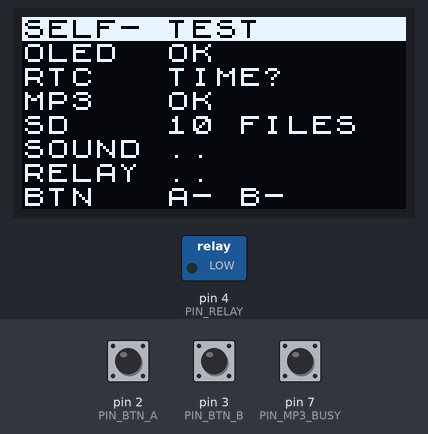
The sketch below on a simulated Arduino Uno, built with avr-gcc and run on an emulated ATmega328P. Parts: 128×64 one-colour display, switched loads named in the sketch (green lamp = pin HIGH). Dashed ring = blinking. The inputs (shaded band) are chosen by the test bench; at power-on: pin 2 (PIN_BTN_A) HIGH, pin 3 (PIN_BTN_B) HIGH, pin 7 (PIN_MP3_BUSY) HIGH. The local clock reads 2024-03-15 10:24:30 at power-on unless the sketch sets it; the audio player accepts every command and is not drawn; what the sketch prints to the serial monitor is not drawn.

Above: at 3.5 s.
3.6 s: pin 2 (PIN_BTN_A) pulled LOW for 0.15 s
At 5.2 s:
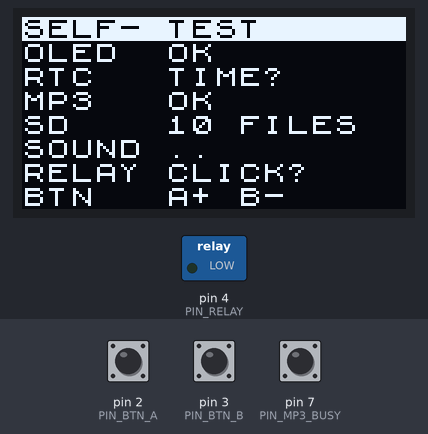
6.7 s: pin 3 (PIN_BTN_B) pulled LOW for 0.15 s
At 8.1 s:
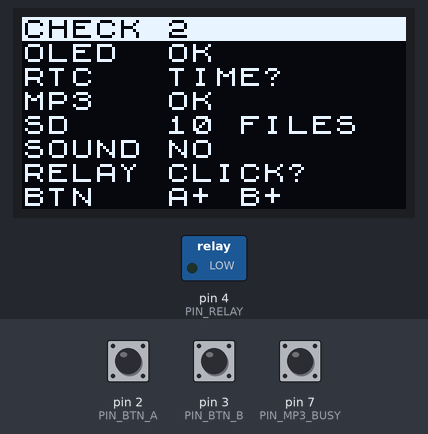
9.8 s: pin 7 (PIN_MP3_BUSY) pulled LOW for 0.15 s
At 11.5 s:
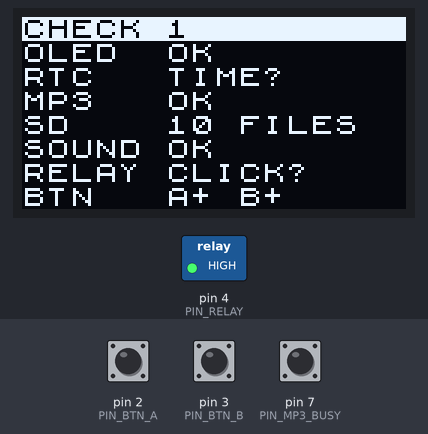
11.9 s: pin 2 (PIN_BTN_A) pulled LOW for 1 s
At 13.2 s:
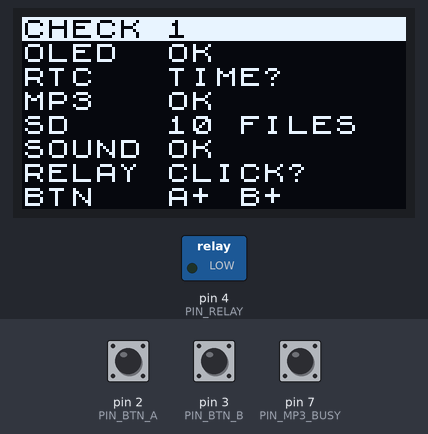
15.7 s: pin 3 (PIN_BTN_B) pulled LOW for 1 s
At 17.0 s:
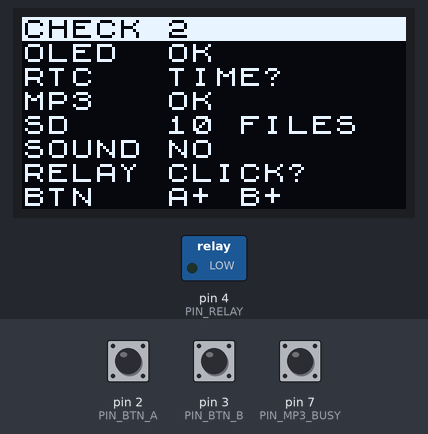
17.3 s: pin 7 (PIN_MP3_BUSY) pulled LOW for 1 s
At 18.69 s:
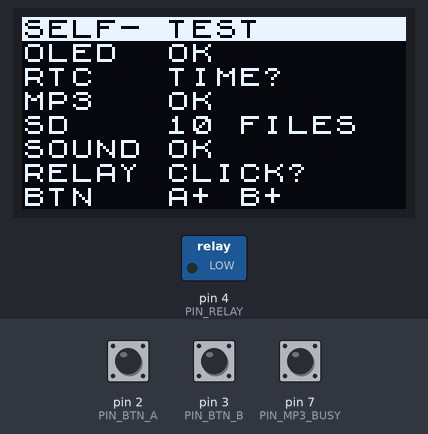
Timing chart, 0 to 20.3 s (numbered marks = the images above; inputs shaded):
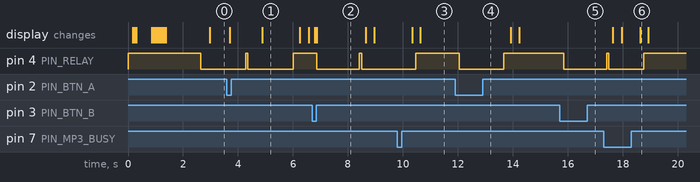

Measured:
- after the input at 3.6 s, the display: first changes after 0.09 s (image 1 shows a later state)
- after the input at 6.7 s, pin 4 (PIN_RELAY): HIGH → LOW after 0.16 s, → HIGH 1.6 s later, → LOW 0.08 s later; the display: first changes after 0.10 s (image 2 shows a later state)
- after the input at 9.8 s, pin 4 (PIN_RELAY): LOW → HIGH after 0.67 s instead of 0.35 s
- after the input at 11.9 s, pin 4 (PIN_RELAY): HIGH → LOW after 0.16 s, → HIGH 1.6 s later
- after the input at 15.7 s, pin 4 (PIN_RELAY): HIGH → LOW after 0.16 s
- what the display in image 1 shows lasts 1.4 s, from 4.9 s to 6.3 s
- what the display in image 2 shows lasts 1.7 s, from 6.9 s to 8.6 s

The sketch:

sketch.ino
```cpp
// Урок 5 — Збери в корпус 🧱  · Скетч «САМОПЕРЕВІРКА»
// Arduino Uno + DFPlayer Mini + DS3231 + OLED SSD1306 + дві кнопки + модуль реле.
//
// Навіщо: ми перепаяли всі дроти й заховали плату в коробку. Тепер треба швидко
// дізнатися, ЩО саме працює, а що ні, і не розбирати коробку навмання.
// Скетч по черзі перевіряє кожен модуль і пише результат на екран і в Serial Monitor.
//
// ⚠ Це ОКРЕМА прошивка для перевірки. Після тесту залийте назад робочий скетч
//   уроку 4 (../../lesson-04-wake-the-amp/sketch). EEPROM цей скетч НЕ чіпає,
//   тому ваш розклад (хвилина мовчання, цитата дня) залишиться на місці.
//
// Схема та сама, що в уроці 4:
//   DFPlayer TX → D10, RX ← 1 кОм ← D11, BUSY → D7 (LOW = трек грає)
//   DS3231 і OLED: SDA → A4, SCL → A5 (годинник 0x68, дисплей 0x3C)
//   Кнопка A «+» → D2 і GND,  кнопка B «→» → D3 і GND (INPUT_PULLUP)
//   Модуль реле: IN → D4 (наш модуль вмикається рівнем LOW)
//
// Бібліотеки: DFRobotDFPlayerMini, RTClib (Adafruit), U8g2 — ті самі, що в уроці 4.
//
// Що на екрані (8 рядків по 16 знаків; кирилиці у шрифті U8x8 немає, тому латиниця):
//   SELF-TEST         ← заголовок; наприкінці «ALL OK :)» або «CHECK  n»
//   OLED  OK          ← якщо ви це читаєте, дисплей живий 🙂
//   RTC   12:41:07    ← годинник відповідає і цокає | NO — не відповідає | TIME? — час збився
//   MP3   OK          ← DFPlayer відповів | NO — модуль або SD не відповідає
//   SD    12 FILES    ← скільки файлів на карті | EMPTY — карта порожня
//   SOUND OK          ← BUSY став LOW: трек СПРАВДІ грає | NO — не підтвердилось
//   RELAY CLICK?      ← реле смикнули; чи клацнуло — перевіряєте ВИ (вухом і світлодіодом)
//   BTN   A- B-       ← натисніть кожну кнопку: стане A+ B+ | STUCK — кнопка «залипла»
//
// Кнопки під час тесту:
//   A      — позначити кнопку A і ще раз програти звук;
//   B      — позначити кнопку B і ще раз клацнути реле;
//   A + B  — пройти весь тест спочатку.
//
// Правила чесності (з попередніх уроків):
//   * SOUND OK — лише після підтвердження BUSY = LOW. Немає підтвердження — NO.
//   * Реле не повідомляє, чи воно справді клацнуло. Тому CLICK?, а не OK.
//   * Усі очікування — на millis(), без delay(): кнопки відповідають завжди.

#include <Wire.h>
#include <SoftwareSerial.h>
#include <RTClib.h>
#include <DFRobotDFPlayerMini.h>
#include <U8x8lib.h>

// --- Піни (ті самі, що в уроці 4) ---
const uint8_t PIN_MP3_RX = 10;
const uint8_t PIN_MP3_TX = 11;
const uint8_t PIN_MP3_BUSY = 7;
const uint8_t PIN_BTN_A = 2;
const uint8_t PIN_BTN_B = 3;
const uint8_t PIN_RELAY = 4;
const bool RELAY_ACTIVE_LOW = true;  // як в уроці 4: LOW на D4 = реле УВІМК

const uint8_t RTC_I2C_ADDRESS = 0x68;
const uint8_t OLED_I2C_ADDRESS = 0x3C;

// --- Налаштування тесту ---
const uint8_t VOLUME = 18;                          // 0..30, трохи тихіше, ніж у робочому скетчі
const uint16_t TEST_TRACK = 7;                      // перша цитата дня (гімн для тесту не вмикаємо)
const unsigned long RELAY_CLICK_MS = 1500;          // скільки тримаємо реле, щоб почути «клац-клац»
const unsigned long RTC_TICK_WAIT_MS = 1200;        // за цей час секунди годинника мають змінитися
const unsigned long PLAY_CONFIRM_TIMEOUT_MS = 1500; // скільки чекаємо BUSY = LOW
const unsigned long SOUND_MS = 4000;                // скільки грає тестовий звук
const unsigned long DEBOUNCE_MS = 30;
const uint16_t MIN_VALID_YEAR = 2025;

// Якщо екран показує «сміття» або картинка зсунута на 2 пікселі — можливо,
// на вашому модулі контролер SH1106, а не SSD1306. Тоді замініть рядок нижче на:
//   U8X8_SH1106_128X64_NONAME_HW_I2C oled(U8X8_PIN_NONE);
U8X8_SSD1306_128X64_NONAME_HW_I2C oled(U8X8_PIN_NONE);
SoftwareSerial mp3Serial(PIN_MP3_RX, PIN_MP3_TX);
DFRobotDFPlayerMini player;
RTC_DS3231 rtc;

// Рядки екрана
enum Row { ROW_TITLE, ROW_OLED, ROW_RTC, ROW_MP3, ROW_SD, ROW_SOUND, ROW_RELAY, ROW_BTN };

// Результат однієї перевірки
enum Result : uint8_t { R_WAIT, R_OK, R_FAIL, R_ASK };

// Кроки тесту — простий автомат станів (як меню в уроці 3)
enum Step : uint8_t {
  STEP_RTC_FIRST,   // читаємо годинник уперше
  STEP_RTC_TICK,    // чекаємо, чи змінилися секунди
  STEP_RELAY_ON,    // реле увімкнули, тримаємо
  STEP_SOUND_WAIT,  // попросили трек, чекаємо BUSY = LOW
  STEP_SOUND_PLAY,  // звук іде, даємо послухати
  STEP_DONE
};

Step step = STEP_DONE;
unsigned long stepAt = 0;

bool displayOk = false;
bool playerOk = false;
int fileCount = -1;
uint8_t firstSecond = 0;
Result resRtc = R_WAIT, resMp3 = R_WAIT, resSound = R_WAIT, resRelay = R_WAIT;
bool rtcTimeBad = false;
bool btnSeen[2] = { false, false };
bool btnStuck[2] = { false, false };

struct Button {
  uint8_t pin;
  bool pressed;
  bool raw;
  unsigned long changedAt;
};
Button btnA = { PIN_BTN_A, false, false, 0 };
Button btnB = { PIN_BTN_B, false, false, 0 };
bool bothHandled = false;

// ---------------------------------------------------------------------------
// Дрібні помічники

bool i2cResponds(uint8_t address) {
  Wire.beginTransmission(address);
  return Wire.endTransmission() == 0;
}

void writeRelay(bool on) {
  digitalWrite(PIN_RELAY, on != RELAY_ACTIVE_LOW ? HIGH : LOW);
}

bool busyPlaying() {
  return digitalRead(PIN_MP3_BUSY) == LOW;
}

// Рядок екрана: назва (6 знаків) + значення. Інші знаки затираємо пробілами.
void showRow(uint8_t row, const __FlashStringHelper *label, const char *value) {
  if (!displayOk) return;
  char line[17];
  char lbl[7];
  strncpy_P(lbl, (const char *)label, sizeof(lbl));
  lbl[6] = '\0';
  snprintf(line, sizeof(line), "%-6s%-10s", lbl, value);
  oled.setInverseFont(row == ROW_TITLE);
  oled.drawString(0, row, line);
  oled.setInverseFont(0);
}

const char *resultText(Result r) {
  switch (r) {
    case R_OK: return "OK";
    case R_FAIL: return "NO";
    case R_ASK: return "CLICK?";
    default: return "..";
  }
}

// ---------------------------------------------------------------------------
// Екран

void drawTitle() {
  if (step != STEP_DONE) {
    showRow(ROW_TITLE, F("SELF-"), "TEST");
    return;
  }
  // Скільки перевірок ще не зелені?
  uint8_t bad = 0;
  if (resRtc != R_OK) bad++;
  if (resMp3 != R_OK) bad++;
  if (resSound != R_OK) bad++;
  if (!btnSeen[0] || !btnSeen[1] || btnStuck[0] || btnStuck[1]) bad++;
  char v[11];
  if (bad == 0) {
    showRow(ROW_TITLE, F("ALL"), "OK :)");
  } else {
    snprintf(v, sizeof(v), "%u", bad);
    showRow(ROW_TITLE, F("CHECK"), v);
  }
}

void drawRtc() {
  if (resRtc == R_FAIL && rtcTimeBad) {
    showRow(ROW_RTC, F("RTC"), "TIME?");
  } else if (resRtc == R_OK) {
    DateTime now = rtc.now();
    char v[11];
    snprintf(v, sizeof(v), "%02u:%02u:%02u", now.hour(), now.minute(), now.second());
    showRow(ROW_RTC, F("RTC"), v);
  } else {
    showRow(ROW_RTC, F("RTC"), resultText(resRtc));
  }
}

void drawSd() {
  char v[11];
  if (!playerOk) {
    showRow(ROW_SD, F("SD"), "--");
  } else if (fileCount <= 0) {
    showRow(ROW_SD, F("SD"), fileCount == 0 ? "EMPTY" : "?");
  } else {
    snprintf(v, sizeof(v), "%d FILES", fileCount);
    showRow(ROW_SD, F("SD"), v);
  }
}

void drawButtons() {
  char v[11];
  for (uint8_t i = 0; i < 2; i++) {
    if (btnStuck[i]) {
      snprintf(v, sizeof(v), "%c STUCK", i == 0 ? 'A' : 'B');
      showRow(ROW_BTN, F("BTN"), v);
      return;
    }
  }
  snprintf(v, sizeof(v), "A%c B%c", btnSeen[0] ? '+' : '-', btnSeen[1] ? '+' : '-');
  showRow(ROW_BTN, F("BTN"), v);
}

void drawAll() {
  drawTitle();
  showRow(ROW_OLED, F("OLED"), "OK");
  drawRtc();
  showRow(ROW_MP3, F("MP3"), resultText(resMp3));
  drawSd();
  showRow(ROW_SOUND, F("SOUND"), resultText(resSound));
  showRow(ROW_RELAY, F("RELAY"), resultText(resRelay));
  drawButtons();
}

// ---------------------------------------------------------------------------
// Перевірки

void checkDisplay() {
  displayOk = i2cResponds(OLED_I2C_ADDRESS);
  if (displayOk) {
    oled.begin();
    oled.setPowerSave(0);
    oled.setFont(u8x8_font_chroma48medium8_r);
    oled.clearDisplay();
    Serial.println(F("[OLED ] OK: дисплей відповідає на 0x3C."));
  } else {
    Serial.println(F("[OLED ] НЕМАЄ: 0x3C мовчить. Перевірте SDA→A4, SCL→A5, VCC, GND дисплея."));
    Serial.println(F("        Решта тесту йде далі — дивіться результати тут, у Serial Monitor."));
  }
}

void checkPlayer() {
  Serial.println(F("[MP3  ] Запуск DFPlayer (до 2 с)..."));
  // begin() — єдине блокувальне очікування, лише один раз (як в уроці 4).
  playerOk = player.begin(mp3Serial, true, true);
  if (!playerOk) {
    resMp3 = R_FAIL;
    fileCount = -1;
    Serial.println(F("[MP3  ] НЕМАЄ: DFPlayer не відповідає або немає SD-карти."));
    Serial.println(F("        Перевірте: TX DFPlayer→D10, RX DFPlayer←1 кОм←D11, 5V, GND, карту в слоті."));
    return;
  }
  resMp3 = R_OK;
  fileCount = player.readFileCounts();
  player.volume(VOLUME);
  Serial.print(F("[MP3  ] OK. Файлів на SD: "));
  Serial.println(fileCount);
  if (fileCount == 0) Serial.println(F("[SD   ] Карта порожня — скопіюйте MP3-файли (див. урок 3)."));
}

void startTest() {
  Serial.println();
  Serial.println(F("===== САМОПЕРЕВІРКА: старт ====="));
  writeRelay(false);
  if (playerOk) player.stop();
  resRtc = R_WAIT;
  resSound = R_WAIT;
  resRelay = R_WAIT;
  rtcTimeBad = false;
  step = STEP_RTC_FIRST;
  stepAt = millis();
  if (displayOk) oled.clearDisplay();
  drawAll();
}

void startSound() {
  if (!playerOk) {
    resSound = R_FAIL;
    Serial.println(F("[SOUND] Пропуск: DFPlayer не відповідає."));
    step = STEP_DONE;
    return;
  }
  uint16_t track = (fileCount >= (int)TEST_TRACK) ? TEST_TRACK : 1;
  // Підсилювач (реле) вмикаємо разом зі звуком — як у робочому скетчі.
  writeRelay(true);
  player.play(track);
  Serial.print(F("[SOUND] Граю трек "));
  Serial.print(track);
  Serial.println(F(", чекаю підтвердження BUSY = LOW..."));
  resSound = R_WAIT;
  step = STEP_SOUND_WAIT;
  stepAt = millis();
}

void startRelayClick() {
  writeRelay(true);
  resRelay = R_WAIT;
  Serial.println(F("[RELAY] Реле УВІМК. Слухайте «клац» і дивіться на світлодіод модуля..."));
  step = STEP_RELAY_ON;
  stepAt = millis();
}

void finish() {
  writeRelay(false);
  step = STEP_DONE;
  Serial.println(F("===== САМОПЕРЕВІРКА: готово ====="));
  Serial.println(F("Натисніть A (звук ще раз), B (реле ще раз), A+B (увесь тест спочатку)."));
}

// Автомат станів: кожен виклик робить лише маленький крок і одразу повертається.
void updateTest() {
  unsigned long elapsed = millis() - stepAt;
  switch (step) {
    case STEP_RTC_FIRST: {
      if (!i2cResponds(RTC_I2C_ADDRESS) || !rtc.begin()) {
        resRtc = R_FAIL;
        Serial.println(F("[RTC  ] НЕМАЄ: 0x68 мовчить. Перевірте SDA→A4, SCL→A5, VCC, GND годинника."));
        startRelayClick();
      } else {
        firstSecond = rtc.now().second();
        step = STEP_RTC_TICK;
        stepAt = millis();
      }
      drawAll();
      break;
    }
    case STEP_RTC_TICK:
      if (elapsed >= RTC_TICK_WAIT_MS) {
        DateTime now = rtc.now();
        bool ticks = now.second() != firstSecond;
        bool valid = now.isValid() && now.year() >= MIN_VALID_YEAR && now.year() <= 2099 && !rtc.lostPower();
        if (ticks && valid) {
          resRtc = R_OK;
          Serial.println(F("[RTC  ] OK: годинник відповідає і цокає."));
        } else {
          resRtc = R_FAIL;
          rtcTimeBad = true;
          Serial.println(ticks ? F("[RTC  ] ЧАС ЗБИВСЯ: годинник цокає, але час не встановлено. Команда SET в уроці 4.")
                               : F("[RTC  ] СТОЇТЬ: секунди не змінюються. Перевірте батарейку CR2032."));
        }
        startRelayClick();
        drawAll();
      }
      break;
    case STEP_RELAY_ON:
      if (elapsed >= RELAY_CLICK_MS) {
        writeRelay(false);
        resRelay = R_ASK;
        Serial.println(F("[RELAY] Реле ВИМК. Чули два клацання? Так — реле живе. Ні — перевірте IN→D4, VCC, GND."));
        startSound();
        drawAll();
      }
      break;
    case STEP_SOUND_WAIT:
      if (busyPlaying()) {
        resSound = R_OK;
        Serial.println(F("[SOUND] OK: відтворення підтверджено (BUSY = LOW). Чуєте звук?"));
        Serial.println(F("        Якщо BUSY є, а звуку немає — перевірте дроти динаміка SPK_1/SPK_2."));
        step = STEP_SOUND_PLAY;
        stepAt = millis();
        drawAll();
      } else if (elapsed >= PLAY_CONFIRM_TIMEOUT_MS) {
        resSound = R_FAIL;
        Serial.println(F("[SOUND] НЕ ПІДТВЕРДЖЕНО: BUSY не став LOW. Перевірте BUSY→D7 і чи є такий трек на SD."));
        player.stop();
        finish();
        drawAll();
      }
      break;
    case STEP_SOUND_PLAY:
      if (elapsed >= SOUND_MS || !busyPlaying()) {
        player.stop();
        finish();
        drawAll();
      }
      break;
    case STEP_DONE:
      break;
  }
}

// ---------------------------------------------------------------------------
// Кнопки (антибрязкіт як в уроці 3)

bool updateButton(Button &b) {
  bool raw = digitalRead(b.pin) == LOW;
  if (raw != b.raw) {
    b.raw = raw;
    b.changedAt = millis();
  }
  if (b.pressed != b.raw && millis() - b.changedAt >= DEBOUNCE_MS) {
    b.pressed = b.raw;
    return b.pressed;  // true — лише в мить натискання
  }
  return false;
}

void readButtons() {
  bool downA = updateButton(btnA);
  bool downB = updateButton(btnB);

  if (btnA.pressed && btnB.pressed) {
    if (!bothHandled) {
      bothHandled = true;
      Serial.println(F("[BTN  ] A+B: тест спочатку."));
      startTest();
    }
    return;
  }
  if (!btnA.pressed && !btnB.pressed) bothHandled = false;
  if (bothHandled) return;

  if (downA) {
    btnSeen[0] = true;
    Serial.println(F("[BTN  ] Кнопка A працює."));
    drawButtons();
    drawTitle();
    if (step == STEP_DONE) startSound();
  }
  if (downB) {
    btnSeen[1] = true;
    Serial.println(F("[BTN  ] Кнопка B працює."));
    drawButtons();
    drawTitle();
    if (step == STEP_DONE) startRelayClick();
  }
}

// Кнопка, натиснута вже під час увімкнення, швидше за все «залипла»
// або її дріт замкнуло на GND під час пайки.
void checkStuckButtons() {
  btnStuck[0] = digitalRead(PIN_BTN_A) == LOW;
  btnStuck[1] = digitalRead(PIN_BTN_B) == LOW;
  for (uint8_t i = 0; i < 2; i++) {
    if (btnStuck[i]) {
      Serial.print(F("[BTN  ] УВАГА: кнопка "));
      Serial.print(i == 0 ? 'A' : 'B');
      Serial.println(F(" натиснута під час старту. Залипла або дріт торкається GND?"));
    }
  }
}

// ---------------------------------------------------------------------------

void setup() {
  // Найперше — реле ВИМКНЕНЕ (безпечний стан, як в уроці 4).
  writeRelay(false);
  pinMode(PIN_RELAY, OUTPUT);

  Serial.begin(9600);
  mp3Serial.begin(9600);
  Wire.begin();
  pinMode(PIN_MP3_BUSY, INPUT_PULLUP);
  pinMode(PIN_BTN_A, INPUT_PULLUP);
  pinMode(PIN_BTN_B, INPUT_PULLUP);

  Serial.println(F("Урок 5: САМОПЕРЕВІРКА після пайки та збирання в корпус"));
  checkDisplay();
  if (displayOk) {
    showRow(ROW_TITLE, F("SELF-"), "TEST");
    showRow(ROW_OLED, F("OLED"), "OK");
    showRow(ROW_MP3, F("MP3"), "..");
  }
  checkStuckButtons();
  checkPlayer();
  startTest();
}

void loop() {
  readButtons();
  updateTest();

  // Поки все готово, раз на секунду оновлюємо годинник на екрані — видно, що він цокає.
  static unsigned long lastClockDraw = 0;
  if (step == STEP_DONE && resRtc == R_OK && millis() - lastClockDraw >= 1000) {
    lastClockDraw = millis();
    drawRtc();
  }
}
```
